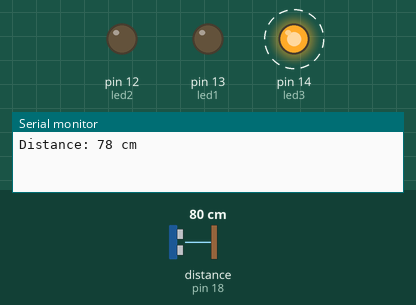
This sketch was run on a simulated Arduino Uno, built with avr-gcc and run on an emulated ATmega328P. On the bench: output pins drawn as LEDs (lit = HIGH), the last lines printed to the serial monitor. Wiring (inferred from the names in the program): ultrasonic range finder: trigger pin 5; echo pin 18. Dashed ring = blinking. The test bench sets the inputs (shaded band); at power-on: distance to the obstacle (sensor on pin 18) 80 cm. The echo pulse lasts 58.3 µs per cm; pins used as bus, display or sensor lines are not drawn.

Above: at 2.3 s.
2.4 s: distance to the obstacle (sensor on pin 18) set to 34 cm
5.9 s: distance to the obstacle (sensor on pin 18) set to 28 cm
At 6.8 s:
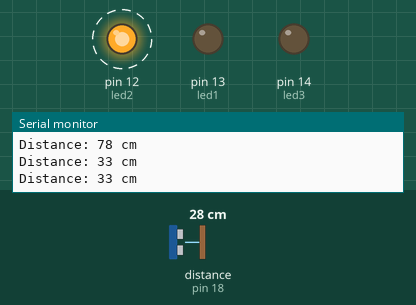
10.9 s: distance to the obstacle (sensor on pin 18) set to 13 cm
14.4 s: distance to the obstacle (sensor on pin 18) set to 10 cm
At 15.5 s:
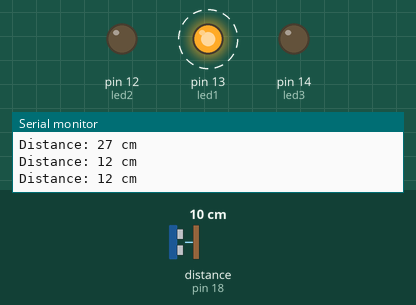
19.4 s: distance to the obstacle (sensor on pin 18) set to 18 cm
At 20.2 s:
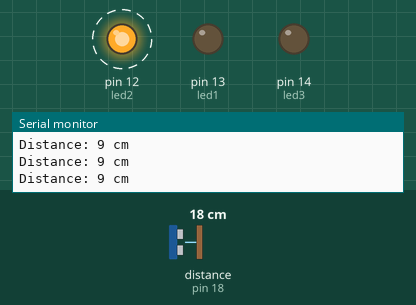
24.4 s: distance to the obstacle (sensor on pin 18) set to 2 cm
At 25.4 s:
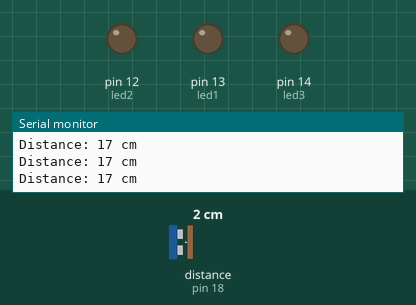
Timing chart, 0 to 30.4 s (numbered marks = the images above; inputs shaded):
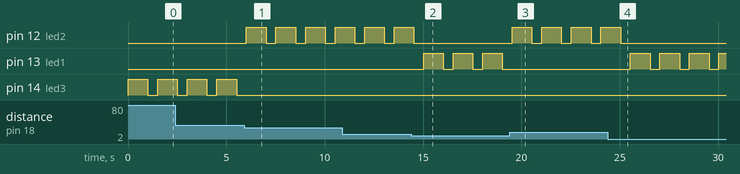

Measured:
- the behaviour switches between 31 and 30 cm on distance to the obstacle (sensor on pin 18) (found by bisection; images 0 and 1)
- the behaviour switches between 12 and 11 cm on distance to the obstacle (sensor on pin 18) (found by bisection; images 1 and 2)
- after the input at 5.9 s, pin 12 (led2): alternates HIGH for 1.0 s and LOW for 0.50 s, starting after 0.12 s; pin 14 (led3): stops changing and stays LOW
- after the input at 14.4 s, pin 12 (led2): goes on until 14.5 s, then stays LOW; pin 13 (led1): alternates HIGH for 1.0 s and LOW for 0.50 s, starting after 0.63 s
- after the input at 19.4 s, pin 12 (led2): alternates HIGH for 1.0 s and LOW for 0.50 s, starting after 0.13 s; pin 13 (led1): stops changing and stays LOW
- after the input at 24.4 s, pin 12 (led2): goes on until 25.0 s, then stays LOW; pin 13 (led1): alternates HIGH for 1.0 s and LOW for 0.50 s, starting after 1.1 s
- by itself, pin 14 (led3): alternates HIGH for 1.0 s and LOW for 0.50 s

The sketch:

ultrasonic.ino.ino
```cpp
#define led1 13
#define led2 12
#define led3 14

const int trigPin = 5;
const int echoPin = 18;
long duration;
int distance;

void setup() {
  pinMode(trigPin, OUTPUT);
  pinMode(echoPin, INPUT);
  pinMode(led1, OUTPUT);
  pinMode(led2, OUTPUT);
  pinMode(led3, OUTPUT);
  Serial.begin(9600);
}

void loop() {
  digitalWrite(trigPin, LOW);
  delayMicroseconds(2);
  digitalWrite(trigPin, HIGH);
  delayMicroseconds(10);
  digitalWrite(trigPin, LOW);
  duration = pulseIn(echoPin, HIGH);
  distance = duration * 0.034 / 2;
  if (distance <=10){
    digitalWrite(led1,HIGH);
    delay(1000);
    digitalWrite(led1,LOW);
  }
  else if(distance <30 && distance > 10){
    digitalWrite(led2,HIGH);
    delay(1000);
    digitalWrite(led2,LOW);
  }
  else{
    digitalWrite(led3,HIGH);
    delay(1000);
    digitalWrite(led3,LOW);
  }
  Serial.print("Distance: ");
  Serial.print(distance);
  Serial.println(" cm");
  delay(500);
}
```
